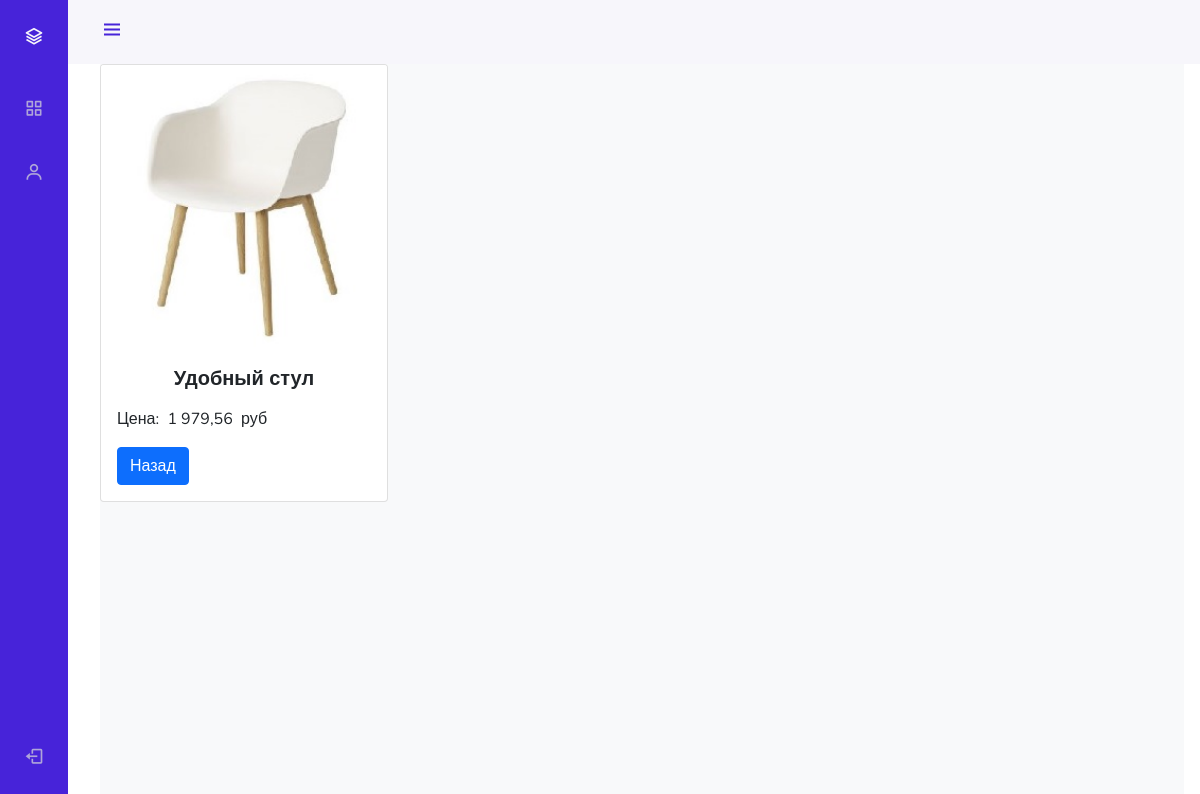
The app's page /admin_staff/products/read/1/, older data.
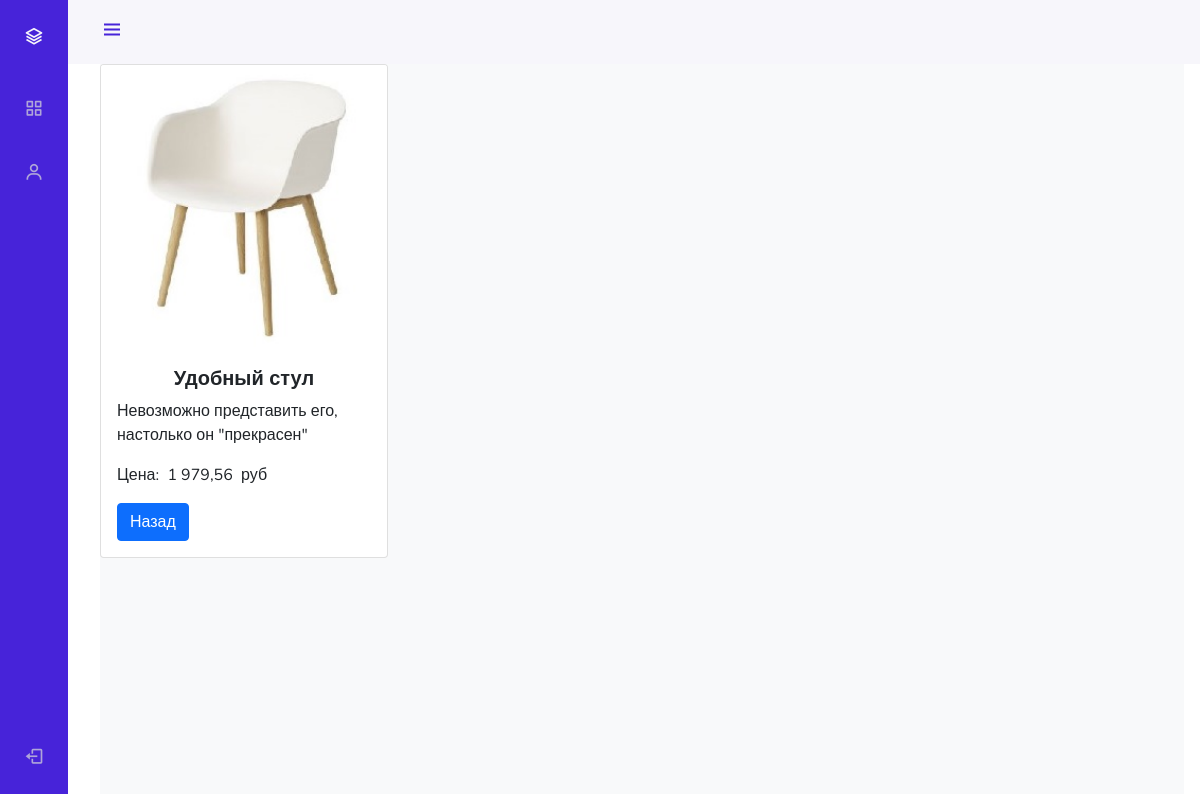
The same page, newer data.
### mainapp/models.py (models this page shows, shortened)
class Product(models.Model):
    category = models.ForeignKey(ProductCategory, on_delete=models.CASCADE)
    name = models.CharField(verbose_name='имя продукта', max_length=128)
    image = models.ImageField(upload_to='products_images', blank=True)
    short_desc = models.CharField(
        verbose_name='краткое описание продукта',
        max_length=60,
        blank=True,
    )
    description = models.TextField(
        verbose_name='описание продукта',
        blank=True,
    )
    price = models.DecimalField(
        verbose_name='цена продукта',
        max_digits=8,
        decimal_places=2,
        default=0,
    )
    quantity = models.PositiveIntegerField(
        verbose_name='количество на складе',
        default=0,
    )
    is_active = models.BooleanField(default=True)

### adminapp/views.py (the view)
# urls.py: path('products/read/<int:pk>/', adminapp.ProductDetailView.as_view(), name='product_read'),
class ProductDetailView(DetailView):
    model = Product
    template_name = 'adminapp/product_read.html'
    def get_context_data(self, *, object_list=None, **kwargs):
        context = super(ProductDetailView, self).get_context_data(**kwargs)
        context['title'] = 'продукт/подробнее'
        return context

### adminapp/templates/adminapp/product_read.html
{% extends 'adminapp/base.html' %}
{% load humanize %}
{% load static %}
{% block content %}
    <div class="card" style="width: 18rem;">
      <img class="card-img-top" src="{{ object.image.url }}" alt="Card image cap">
      <div class="card-body">
        <h5 class="card-title" style="text-align: center;"><strong>{{ object.name }}</strong></h5>
        <p class="card-text">{{ object.description }}</p>
              <p class="card-text">Цена:&nbsp {{ object.price|intcomma }}&nbsp руб</p>
        <a href="{{request.META.HTTP_REFERER}}" class="btn btn-primary">Назад</a>
      </div>
    </div>
{% endblock %}

Row changes from the older to the newer data that the page shows:
changed Product "Удобный стул": description (not shown) → "Невозможно представить его, настолько он \"прекрасен\""
